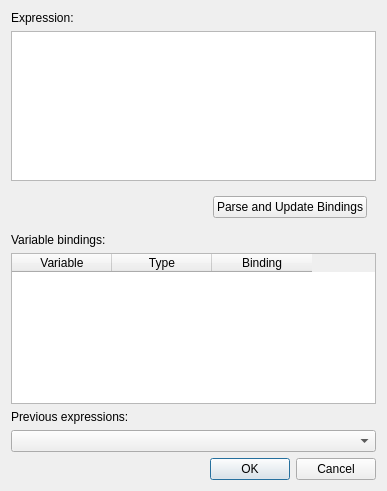
<?xml version="1.0" encoding="UTF-8"?>
<ui version="4.0">
 <class>BandMathDialog</class>
 <widget class="QDialog" name="BandMathDialog">
  <property name="geometry">
   <rect>
    <x>0</x>
    <y>0</y>
    <width>387</width>
    <height>491</height>
   </rect>
  </property>
  <property name="windowTitle">
   <string>Band Math</string>
  </property>
  <layout class="QGridLayout" name="gridLayout" rowstretch="0,0,0,0,0,0,0,0,0,0">
   <item row="6" column="0">
    <widget class="QComboBox" name="cbox_prev_exprs"/>
   </item>
   <item row="0" column="0">
    <widget class="QLabel" name="lbl_math_expr">
     <property name="text">
      <string>Expression:</string>
     </property>
     <property name="buddy">
      <cstring>txt_math_expr</cstring>
     </property>
    </widget>
   </item>
   <item row="9" column="0">
    <widget class="QDialogButtonBox" name="buttonBox">
     <property name="orientation">
      <enum>Qt::Horizontal</enum>
     </property>
     <property name="standardButtons">
      <set>QDialogButtonBox::Cancel|QDialogButtonBox::Ok</set>
     </property>
    </widget>
   </item>
   <item row="1" column="0">
    <widget class="QPlainTextEdit" name="txt_math_expr"/>
   </item>
   <item row="3" column="0">
    <widget class="QLabel" name="label_3">
     <property name="text">
      <string>Variable bindings:</string>
     </property>
    </widget>
   </item>
   <item row="5" column="0">
    <widget class="QLabel" name="label_2">
     <property name="text">
      <string>Previous expressions:</string>
     </property>
     <property name="buddy">
      <cstring>cbox_prev_exprs</cstring>
     </property>
    </widget>
   </item>
   <item row="4" column="0">
    <widget class="QTableWidget" name="tbl_variables">
     <column>
      <property name="text">
       <string>Variable</string>
      </property>
     </column>
     <column>
      <property name="text">
       <string>Type</string>
      </property>
     </column>
     <column>
      <property name="text">
       <string>Binding</string>
      </property>
     </column>
    </widget>
   </item>
   <item row="2" column="0">
    <widget class="QWidget" name="widget" native="true">
     <layout class="QGridLayout" name="gridLayout_2">
      <item row="0" column="1">
       <widget class="QPushButton" name="btn_parse">
        <property name="text">
         <string>Parse and Update Bindings</string>
        </property>
       </widget>
      </item>
      <item row="0" column="0">
       <spacer name="horizontalSpacer">
        <property name="orientation">
         <enum>Qt::Horizontal</enum>
        </property>
        <property name="sizeHint" stdset="0">
         <size>
          <width>40</width>
          <height>20</height>
         </size>
        </property>
       </spacer>
      </item>
     </layout>
    </widget>
   </item>
  </layout>
 </widget>
 <tabstops>
  <tabstop>txt_math_expr</tabstop>
  <tabstop>cbox_prev_exprs</tabstop>
 </tabstops>
 <resources/>
 <connections>
  <connection>
   <sender>buttonBox</sender>
   <signal>accepted()</signal>
   <receiver>BandMathDialog</receiver>
   <slot>accept()</slot>
   <hints>
    <hint type="sourcelabel">
     <x>248</x>
     <y>254</y>
    </hint>
    <hint type="destinationlabel">
     <x>157</x>
     <y>274</y>
    </hint>
   </hints>
  </connection>
  <connection>
   <sender>buttonBox</sender>
   <signal>rejected()</signal>
   <receiver>BandMathDialog</receiver>
   <slot>reject()</slot>
   <hints>
    <hint type="sourcelabel">
     <x>316</x>
     <y>260</y>
    </hint>
    <hint type="destinationlabel">
     <x>286</x>
     <y>274</y>
    </hint>
   </hints>
  </connection>
 </connections>
</ui>
